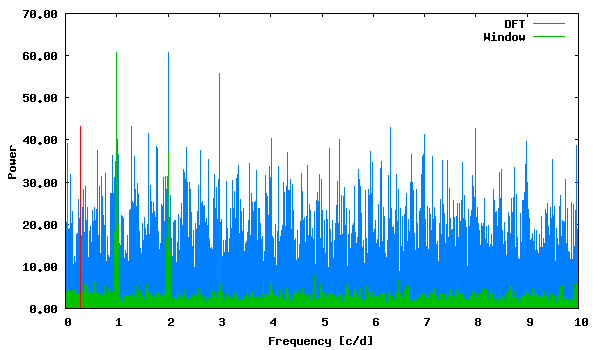

gnuplot code for this plot:
set term png size 600,350 medium
set colors classic
set output "phase_lc_17.deeming.png"
set xlabel "Frequency [c/d]"
set ylabel "Power"
set format y "%5.2f"
plot "deeming.periodogram" using 1:2 with lines linecolor 3 title "DFT", "deeming.periodogram" using 1:3 with lines linecolor 2 title "Window", "<echo '0.292345 43.13252617'" with impulses linecolor 1 title ""
 
